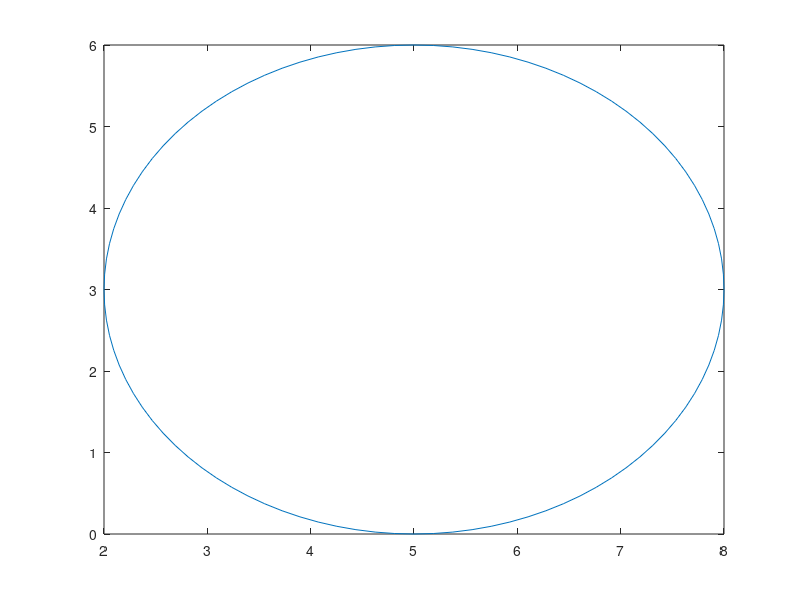

Write the MATLAB code that produced this figure.
clc;
x = 5;
y = 3;
r=3;
%hold on
th = 0:pi/50:2*pi;
xunit = r * cos(th) + x;
yunit = r * sin(th) + y;
h = plot(xunit, yunit)
hold off
a=[1,2]
b=[0,0]

 norm=norm(a-b)